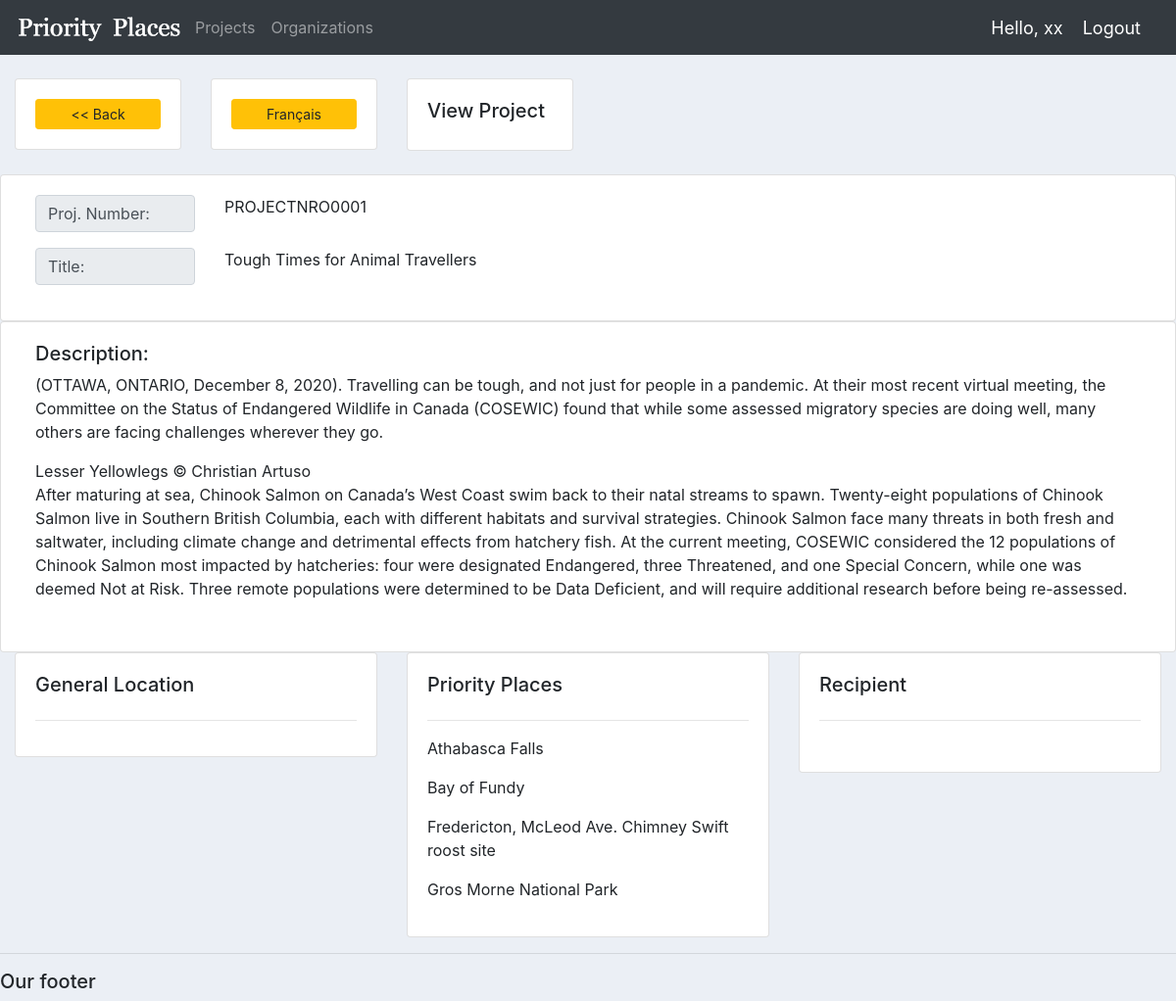
/projects/1/, run on the app's committed database.
### pplaces/models.py (models this page shows, shortened)
class Project(models.Model):
    ProjectTitleEnglish = models.CharField(max_length=250, verbose_name='Title (En)')
    ProjectTitleFrench = models.CharField(max_length=250, verbose_name='Title (Fr)', null=True, blank=True)
    ECCCAssignedProjectIdentfer = models.CharField(max_length=50, unique=True, verbose_name='Proj. Number')
    ProjectPurposeDescriptonEnglish = models.TextField(verbose_name='Description (En)', null=True, blank=True)
    ProjectPurposeDescriptonFrench = models.TextField(verbose_name='Description (Fr)', null=True, blank=True)
    GeneralLocationDescriptonEnglish = models.TextField(verbose_name='General Location (En)', null=True, blank=True)
    GeneralLocationDescriptonFrench = models.TextField(verbose_name='General Location (Fr)', null=True, blank=True)
    ProjectLocation = models.ManyToManyField(ProjectLocation)
    created = models.DateField(auto_now_add=True)
    PriorityPlaceUID = models.ForeignKey(PriorityPlacesREF, null=True, blank=True, on_delete=models.SET_NULL)
    class Meta:
        ordering = ['created']

### pplaces/views.py (the view)
# urls.py: path('projects/<int:pk>/', views.project, name='project'),
def project(request, pk):
    project = Project.objects.get(pk = pk)
    context = {
        'project': project,
         }
    return render(request, 'pplaces/single-project.html', context)

### pplaces/templates/pplaces/single-project.html (shortened to what this page needs)
{% extends "main.html" %}
{% block content %}
<div class="container-fluid">
  <br>
  <div class="row">
    <div class="col-md-2">
      <div class="card card-body">
        <a  class="btn btn-sm btn-warning" href="{% url 'projects' %}"><< Back</a>
      </div>
    </div>
    <div class="col-md-2">
      <div class="card card-body">
        <a  class="btn btn-sm btn-warning" href="{% url 'project-fr' project.id %}">Français</a>
      </div>
    </div>
    <div class="col-md-2">
      <div class="card card-body">
        <h5>View Project</h5>
      </div>
    </div>
  </div>
  <br>
  <div class="row">
    <div class="card card-body">
    <div class="input-group mb-3">
      <div class="col-md-2">
        <span class="input-group-text" id="basic-addon1">Proj. Number:</span>
      </div>
      <div class="col-md-6">{{ project.ECCCAssignedProjectIdentfer }}</div>
    </div>
    <div class="input-group mb-3">
      <div class="col-md-2">
        <span class="input-group-text" id="basic-addon1">Title:</span>
      </div>
      <div class="col-md-6">{{ project.ProjectTitleEnglish  }}</div>
    </div>
  </div>
  </div>
  <div class="row">
    <div class="card card-body">
    <div class="input-group mb-3">
      <div class="col-md-12">
         <h5>Description:</h5>
         {{ project.ProjectPurposeDescriptonEnglish  | linebreaks }}
      </div>
    </div>
  </div>
  </div>
  <div class="row">
    <div class="col-md">
      <div class="card card-body">
        <h5>General Location</h5>
        <hr>
      </div>
    </div>
    <div class="col-md">
      <div class="card card-body">
        <h5>Priority Places</h5>
        <hr>
        <p>Athabasca Falls</p>
        <p>Bay of Fundy</p>
        <p>Fredericton, McLeod Ave. Chimney Swift roost site</p>
        <p>Gros Morne National Park</p>
      </div>
    </div>
    <div class="col-md">
      <div class="card card-body">
        <h5>Recipient</h5>
        <hr>
      </div>
    </div>
  </div>
</div>
{% endblock content %}

### static/styles/main.css (style rules this page uses)
body { background-color: #ebeff5; }

### data on the page
Project: ECCCAssignedProjectIdentfer "PROJECTNRO0001", ProjectTitleEnglish "Tough Times for Animal Travellers", ProjectPurposeDescriptonEnglish "(OTTAWA, ONTARIO, December 8, 2020). Travelling can be tough, and not just for people in a pandemic. At their most recent virtual meeting, the Committee on the Status of Endangered Wildlife in Canada (COSEWIC) found that while some assessed migratory species are doing well, many others are facing challenges wherever they go. Lesser Yellowlegs © Christian Artuso After maturing at sea, Chinook Salmon on Canada’s West Coast swim back to their natal streams to spawn. Twenty-eight populations of Chinook Salmon live in Southern British Columbia, each with different habitats and survival strategies. Chinook Salmon face many threats in both fresh and saltwater, including climate change and…"
